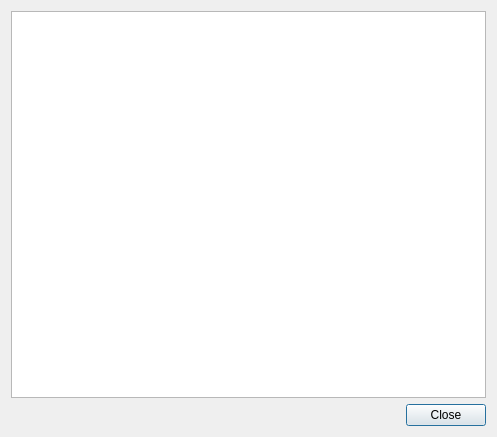
<?xml version="1.0" encoding="UTF-8"?>
<ui version="4.0">
 <class>HelpDialog</class>
 <widget class="QDialog" name="HelpDialog">
  <property name="geometry">
   <rect>
    <x>0</x>
    <y>0</y>
    <width>497</width>
    <height>437</height>
   </rect>
  </property>
  <property name="windowTitle">
   <string>Help</string>
  </property>
  <layout class="QVBoxLayout" name="verticalLayout">
   <item>
    <widget class="QTextBrowser" name="helpBrowser"/>
   </item>
   <item>
    <widget class="QDialogButtonBox" name="buttonBox">
     <property name="orientation">
      <enum>Qt::Horizontal</enum>
     </property>
     <property name="standardButtons">
      <set>QDialogButtonBox::Close</set>
     </property>
    </widget>
   </item>
  </layout>
 </widget>
 <resources/>
 <connections>
  <connection>
   <sender>buttonBox</sender>
   <signal>accepted()</signal>
   <receiver>HelpDialog</receiver>
   <slot>accept()</slot>
   <hints>
    <hint type="sourcelabel">
     <x>248</x>
     <y>254</y>
    </hint>
    <hint type="destinationlabel">
     <x>157</x>
     <y>274</y>
    </hint>
   </hints>
  </connection>
  <connection>
   <sender>buttonBox</sender>
   <signal>rejected()</signal>
   <receiver>HelpDialog</receiver>
   <slot>reject()</slot>
   <hints>
    <hint type="sourcelabel">
     <x>316</x>
     <y>260</y>
    </hint>
    <hint type="destinationlabel">
     <x>286</x>
     <y>274</y>
    </hint>
   </hints>
  </connection>
 </connections>
</ui>
